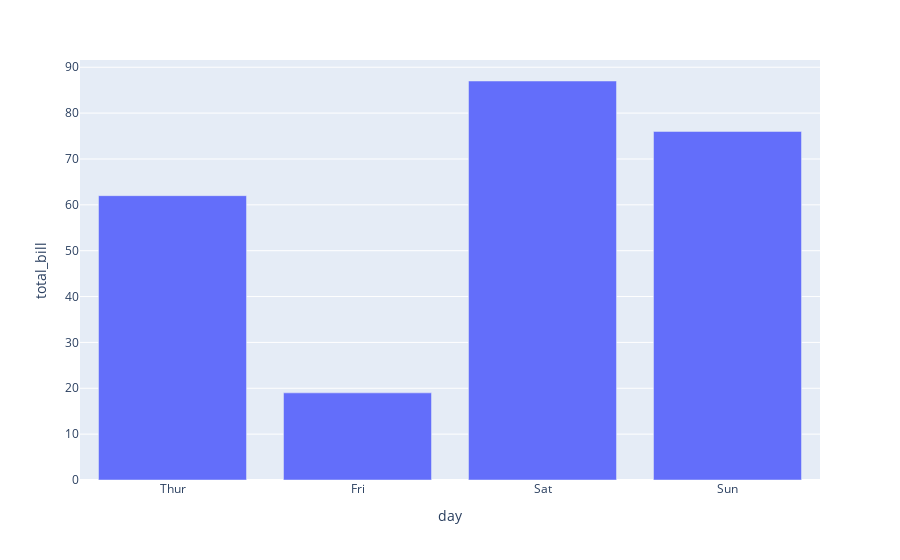

Write notebook code for a chart like this one.
### Code cell
barplot = px.bar(bill_by_day, x= 'day', y= 'total_bill')

barplot.show()

### Figure 1 — Plotly figure (JSON) as saved in the notebook; plotly's stock layout.template omitted (floating-point values rounded to 4 significant figures)
{"data": [{"hovertemplate": "day=%{x}<br>total_bill=%{y}<extra></extra>", "legendgroup": "", "marker": {"color": "#636efa", "pattern": {"shape": ""}}, "name": "", "orientation": "v", "showlegend": false, "textposition": "auto", "type": "bar", "x": ["Thur", "Fri", "Sat", "Sun"], "xaxis": "x", "y": [62, 19, 87, 76], "yaxis": "y"}], "layout": {"barmode": "relative", "legend": {"tracegroupgap": 0}, "margin": {"t": 60}, "xaxis": {"anchor": "y", "domain": [0, 1], "title": {"text": "day"}}, "yaxis": {"anchor": "x", "domain": [0, 1], "title": {"text": "total_bill"}}}}
